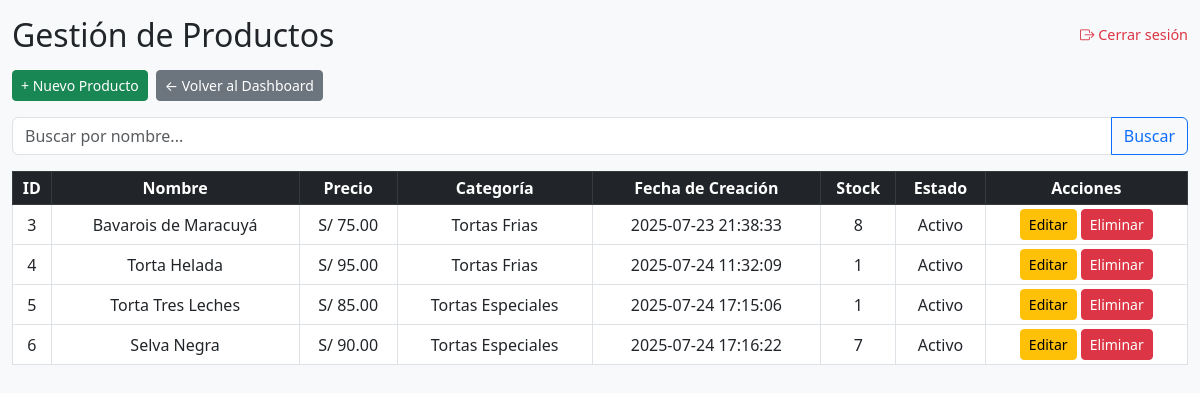
The page /vistas/productos/index.php (signed in) on the database its author committed.
### tables this page shows
CREATE TABLE `productos` (
  `ID_Producto` int(11) NOT NULL,
  `Nombre` varchar(100) NOT NULL,
  `Descripcion` text DEFAULT NULL,
  `Precio` decimal(10,2) NOT NULL,
  `Imagen` varchar(255) DEFAULT NULL,
  `Categoria` varchar(50) DEFAULT NULL,
  `Stock` int(11) DEFAULT 0,
  `Fecha_Creacion` datetime DEFAULT current_timestamp(),
  `Estado` enum('Activo','Inactivo') DEFAULT 'Activo',
  `ID_Categoria` int(11) DEFAULT NULL
);

### modelos/Producto.php (called while the page is built, shortened)
<?php
class Producto
{
    public static function obtenerTodos()
    {
        $bd = Conexion::conectar();
        $sql = "SELECT * FROM productos";
        return $bd->query($sql)->fetchAll(PDO::FETCH_ASSOC);
    }
}

### vistas/productos/index.php (the view, shortened to what this page needs)
<?php
require_once(__DIR__ . '/../../modelos/Producto.php');
$productos = isset($_GET['buscar']) && !empty(trim($_GET['buscar']))
    ? Producto::buscarPorNombre($_GET['buscar'])
    : Producto::obtenerTodos();
?>
<!DOCTYPE html>
<html lang="es">
<head>
    <link href="https://cdn.jsdelivr.net/npm/bootstrap@5.3.0/dist/css/bootstrap.min.css" rel="stylesheet">
    <link href="https://cdn.jsdelivr.net/npm/bootstrap-icons@1.10.5/font/bootstrap-icons.css" rel="stylesheet">
</head>
<body class="bg-light">
<div class="container-fluid py-3">
    <div class="d-flex justify-content-between align-items-center mb-3">
        <h2 class="m-0">Gestión de Productos</h2>
        <a href="../../controladores/logout.php" class="logout-link">
            <i class="bi bi-box-arrow-right"></i> Cerrar sesión
        </a>
    </div>
    <div class="mb-3 d-flex gap-2 flex-wrap">
        <a href="crear.php" class="btn btn-sm btn-success">+ Nuevo Producto</a>
        <a href="../dashboard.php" class="btn btn-sm btn-secondary">← Volver al Dashboard</a>
    </div>
    <form class="mb-3" method="GET" action="">
        <div class="input-group">
            <input type="text" class="form-control" name="buscar" placeholder="Buscar por nombre..." value="<?= isset($_GET['buscar']) ? htmlspecialchars($_GET['buscar']) : '' ?>">
            <button class="btn btn-outline-primary" type="submit">Buscar</button>
        </div>
    </form>
    <div class="table-responsive">
        <table class="table table-bordered table-hover table-sm bg-white align-middle text-center">
            <thead class="table-dark">
                <tr>
                    <th>ID</th>
                    <th>Nombre</th>
                    <th>Precio</th>
                    <th>Categoría</th>
                    <th>Fecha de Creación</th>
                    <th>Stock</th>
                    <th>Estado</th>
                    <th>Acciones</th>
                </tr>
            </thead>
            <tbody>
                <?php foreach ($productos as $p): ?>
                    <tr>
                        <td><?= $p['ID_Producto'] ?></td>
                        <td><?= htmlspecialchars($p['Nombre']) ?></td>
                        <td>S/ <?= number_format($p['Precio'], 2) ?></td>
                        <td><?= htmlspecialchars($p['Categoria']) ?></td>
                        <td><?= $p['Fecha_Creacion'] ?></td>
                        <td><?= $p['Stock'] ?></td>
                        <td><?= $p['Estado'] ?></td>
                        <td>
                            <a href="editar.php?id=<?= $p['ID_Producto'] ?>" class="btn btn-warning btn-sm">Editar</a>
                            <a href="../../controladores/productoControlador.php?accion=eliminar&id=<?= $p['ID_Producto'] ?>"
                               class="btn btn-danger btn-sm"
                               onclick="return confirm('¿Seguro que deseas eliminar este producto?');">
                               Eliminar
                            </a>
                        </td>
                    </tr>
                <?php endforeach; ?>
            </tbody>
        </table>
    </div>
</div>
</body>
</html>

### vistas/productos/index.php (style rules this page uses)
.logout-link { text-decoration: none; font-size: 0.9rem; color: #dc3545; }

### rows shown on the page
productos: ID_Producto "3", Nombre "Bavarois de Maracuyá", Precio "75.00", Categoria "Tortas Frias", Fecha_Creacion "2025-07-23 21:38:33", Stock "8", Estado "Activo"
productos: ID_Producto "4", Nombre "Torta Helada", Precio "95.00", Categoria "Tortas Frias", Fecha_Creacion "2025-07-24 11:32:09", Stock "1", Estado "Activo"
productos: ID_Producto "5", Nombre "Torta Tres Leches", Precio "85.00", Categoria "Tortas Especiales", Fecha_Creacion "2025-07-24 17:15:06", Stock "1", Estado "Activo"
productos: ID_Producto "6", Nombre "Selva Negra", Precio "90.00", Categoria "Tortas Especiales", Fecha_Creacion "2025-07-24 17:16:22", Stock "7", Estado "Activo"
